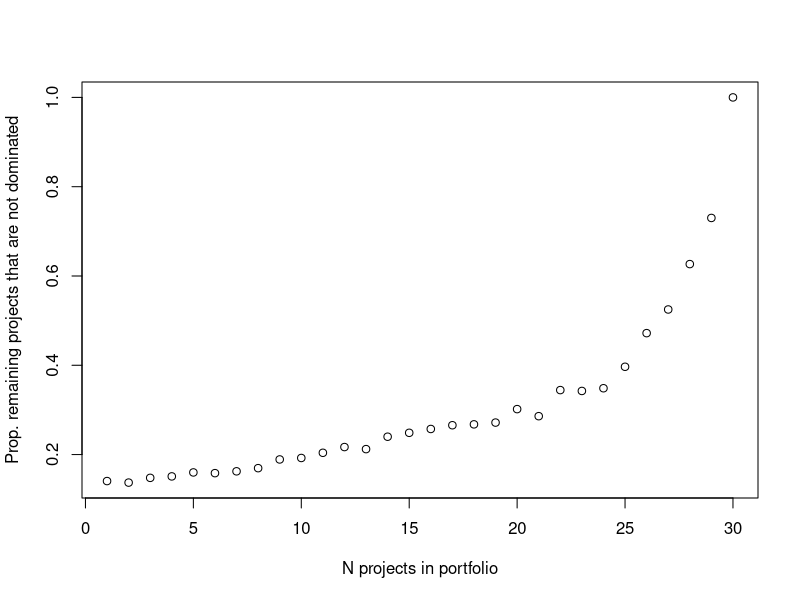

Source code (R):
## calculates the proportion of available projects (projects not yet selected) that are 
## non-dominated. Generates random data (values, costs) that are correlated (rho). Then
## builds a portfolio using the PARETO heuristic, which randomly adds a non-dominated project
## to the existing portfolio. At each step, I evaluate the proportion of projects that are
## non-dominated, and plot the result.

## not used in final paper.

library(MASS)

N <- 30 # number of projects
rho <- -0 # desired correlation
Nruns <- 50

nproj <- rep(0, N)
nondom <- rep(0, N)

for(j in 1:Nruns){

  # generate correlated uniform RVs
  Sigma <- matrix(c(1,rho,rho,1),2,2)
  Sigma
  x <- mvrnorm(n = N, rep(0, 2), Sigma)
  
  px <- pnorm(x[,1])
  py <- pnorm(x[,2])
  
  # sort to make Pareto calcs quicker
  d = data.frame(px,py)
  D = d[order(d$px,d$py,decreasing=TRUE),]
  
  for(i in 1:N){
    
    # calculate set of non-dominated projects 
    front = D[which(!duplicated(cummin(D$py))),]
    
    # number of projects
    nproj[i] <- nproj[i] + nrow(D)
    # number of non-dominated projects
    nondom[i] <- nondom[i] + nrow(front)
    
    # select 1 non-dominated project and remove from consideration
    proj_pick <- sample(1:nrow(front), 1)
    D <- D[-which(D$px == front$px[proj_pick]),]
    
  }
  
}

nproj/Nruns
nondom/Nruns
nondom/nproj
plot(nondom/nproj, xlab = "N projects in portfolio", ylab = "Prop. remaining projects that are not dominated")
